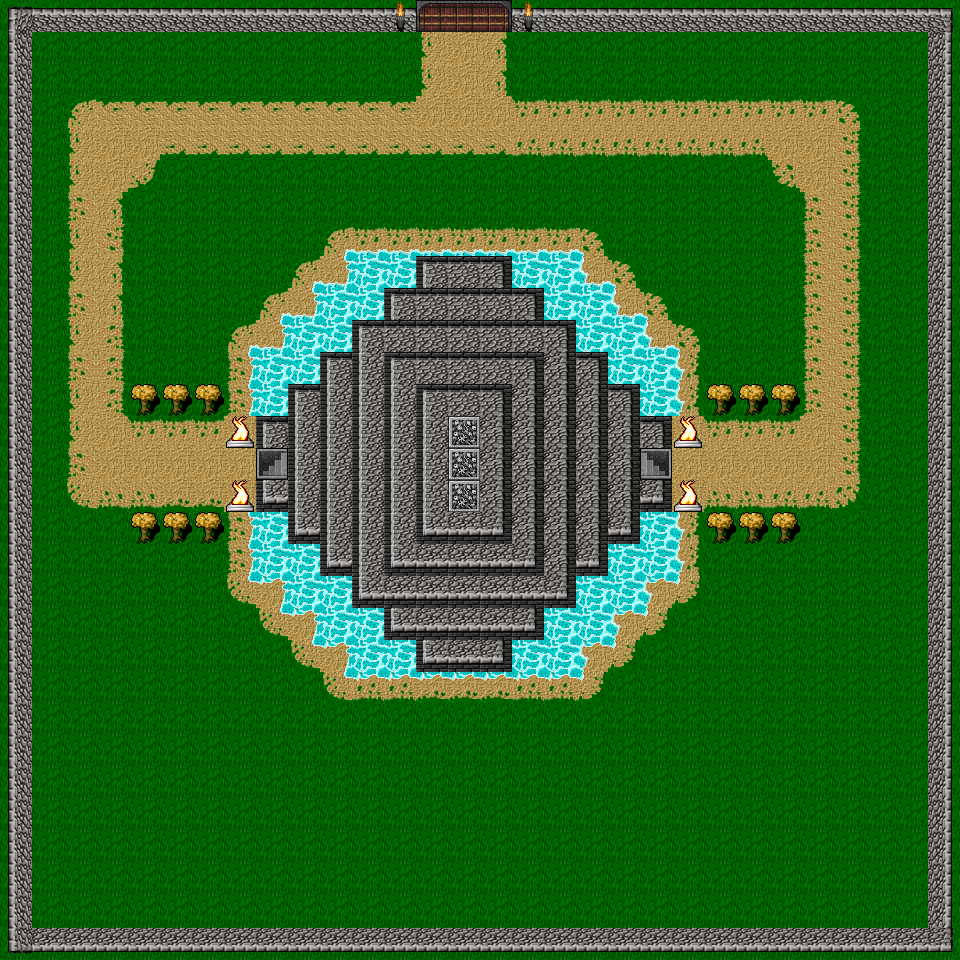

This game map was drawn from its Tiled (.tmx) file and the tilesets committed beside it. A one-line description and the trimmed map source follow:
An orthogonal 30x30 tile map with 32x32 px tiles, 7 tile layers (Floor, Tower, Walls, WallFace, ...).

<map version="1.0" orientation="orthogonal" renderorder="right-down" width="30" height="30" tilewidth="32" tileheight="32" nextobjectid="1">
 <tileset firstgid="1" name="DungeonCrawl_ProjectUtumnoTileset" tilewidth="32" tileheight="32" tilecount="3072" columns="64">
  <image source="../build/assets/images/tiles.png" width="2048" height="1536" />
  <tile id="781">
   <animation>
    <frame tileid="781" duration="100" />
    <frame tileid="782" duration="100" />
    <frame tileid="787" duration="100" />
    <frame tileid="788" duration="100" />
   </animation>
  </tile>
  <tile id="1018">
   <animation>
    <frame tileid="1018" duration="100" />
    <frame tileid="1019" duration="100" />
    <frame tileid="1020" duration="100" />
    <frame tileid="1021" duration="100" />
    <frame tileid="1022" duration="100" />
    <frame tileid="1023" duration="100" />
    <frame tileid="1024" duration="100" />
    <frame tileid="1025" duration="100" />
   </animation>
  </tile>
  <tile id="1170">
   <animation>
    <frame tileid="1170" duration="1000" />
    <frame tileid="1171" duration="1000" />
    <frame tileid="1172" duration="1000" />
    <frame tileid="1173" duration="1000" />
   </animation>
  </tile>
  <tile id="1212">
   <animation>
    <frame tileid="1209" duration="100" />
    <frame tileid="1210" duration="100" />
    <frame tileid="1211" duration="100" />
    <frame tileid="1212" duration="100" />
   </animation>
  </tile>
  <tile id="1252">
   <animation>
    <frame tileid="1252" duration="100" />
    <frame tileid="1253" duration="100" />
    <frame tileid="1254" duration="100" />
    <frame tileid="1255" duration="100" />
   </animation>
  </tile>
 </tileset>
 <layer name="Floor" width="30" height="30">
  <data>[900 cells, 900 non-empty, 14 distinct tile ids]</data>
 </layer>
 <layer name="Tower" width="30" height="30">
  <data>[900 cells, 149 non-empty, 12 distinct tile ids]</data>
 </layer>
 <layer name="Walls" width="30" height="30">
  <data>[900 cells, 132 non-empty, 7 distinct tile ids]</data>
 </layer>
 <layer name="WallFace" width="30" height="30">
  <data>[900 cells, 2 non-empty, 1 distinct tile ids]</data>
 </layer>
 <layer name="TowerSubParameter" width="30" height="30">
  <data>[900 cells, 16 non-empty, 3 distinct tile ids]</data>
 </layer>
 <layer name="TowerSubSmoothingParameter" width="30" height="30">
  <data>[900 cells, 40 non-empty, 7 distinct tile ids]</data>
 </layer>
 <layer name="EntranceLayer" width="30" height="30">
  <data>[900 cells, 2 non-empty, 1 distinct tile ids]</data>
 </layer>
</map>
